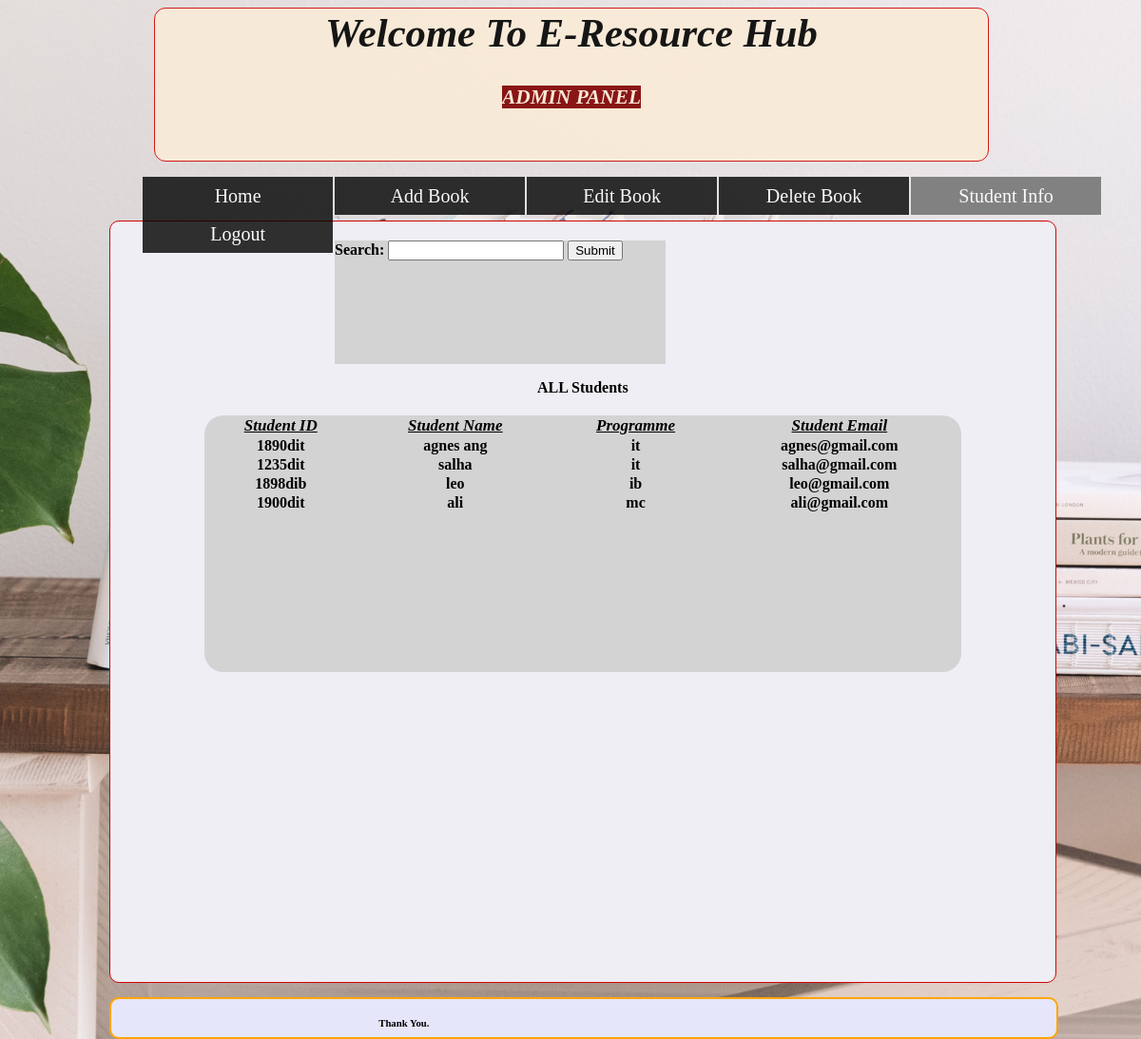
/studentinfo.php, run on the app's committed database.
### tables this page shows
CREATE TABLE `student_registration` (
  `id` int(10) NOT NULL,
  `sid` varchar(100) NOT NULL,
  `type` varchar(10) NOT NULL DEFAULT 'student',
  `gender` varchar(10) NOT NULL,
  `name` varchar(50) NOT NULL,
  `programme` varchar(50) NOT NULL,
  `year` varchar(20) NOT NULL,
  `emailid` varchar(50) NOT NULL,
  `password` varchar(20) NOT NULL
);

### studentinfo.php (the view, shortened to what this page needs)
<?php
include("conn.php");
?>
<html>
<head>
</head>
<body>
    <div class="box">
     <table  style =" font-size:16pt"  align="center" width="100%" height="100%">
        <tr>
            <td style="color:black"><h1 align="center"><marquee><i>Welcome To E-Resource Hub</i>  </marquee></h1></td></tr>
        <tr>
          <td align="center"><b><i><mark style="color:antiquewhite;background-color: maroon">ADMIN PANEL</mark></i></b></td>
        </tr>
      </table>
    </div>
      <div class="nav">
        <ul>
          <li><a href="admin.php">Home</a></li>
          <li><a href="add_book.php">Add Book</a></li>
          <li><a href="edit_book.php">Edit Book</a></li>
            <li><a href="delbook.php">Delete Book</a></li>
	 <li><a style="background-color: dimgray" href="studentinfo.php">Student Info</a></li>
          <li><a href="index.php">Logout</a></li>
        </ul>
           </div>
    <br><br>
  <div class="boxtwo" style="border:solid 1px #CF0403;border-radius: 10px; width:84%; height:800px; margin-left:9%;margin-top:10px;background-color:#EFEEF4">
    <div class="main2">
      <form method="post">
        <label><b>Search:</b></label>
        <input type="text" name="search">
        <input type="submit" name="submit">
      </form>
    </div>
    <p style="text-align:center;color:black;font-weight:bold">ALL Students</p>
   <div class="main">
       <table>
                <tr>
                    <th>Student ID</th>
                    <th>Student Name</th>
                    <th>Programme</th>
                    <th>Student Email</th>
                </tr>
            <?php
           $data=mysqli_query($conn,"SELECT * FROM `student_registration` WHERE `student_registration`.`type`='student'");
	              while($row = mysqli_fetch_array($data))
	               {
                        echo "<tr>";
                        echo "<td>" ;echo $row["sid"]; echo "</td>";
                        echo "<td>";echo $row["name"]; echo "</td>";
                        echo "<td>"; echo $row["programme"]; echo "</td>";
                         echo "<td>"; echo $row["emailid"]; echo "</td>";
                    }?>
     </table>
    </div>
</div>
        <div  style="background-color:lavender; border:solid 2px orange;border-radius: 10px; width:84%; height:40px; margin-left:9%; margin-top:15px" >
          <marquee behavior="alternate" direction="right" loop="1" style="margin-right:38%" align="center"><h6 style="line-height:1px;">Thank You.</h6></marquee>
        </div>
    </body>
</html>

### studentinfo.php (style rules this page uses)
body { background-image: url("m.jpg"); height: 50%; background-position: center; background-repeat: no-repeat; background-size: cover; }
table { width: 100%; border-collapse: collapse; height: auto; text-align: center; color: black; font-weight: bold; }
th { font-size: 17px; text-decoration: underline; font-style: italic; }
.main { width: 80%; border-radius: 20px; overflow: auto; margin-left: 10%; margin-top: 2%; height:270px; background-color:lightgray; }
.main2 { width: 35%; border-radius: 0px; overflow: auto; margin-left: 10%; margin-top: 2%; height:130px; background-color:lightgray; }
.box { width:74%; height:160px; background-color: antiquewhite; background-size: cover; margin-left: 13%; opacity: .9; border:solid 1px #CF0403; border-radius: 12px; }
.boxtwo { background-color: wheat; border-radius:12px; }
ul { padding: 0 ; list-style: none; }
ul li { float: left; width: 200px; height: 40px; background-color: black; opacity: .8; line-height: 40px; text-align: center; font-size: 20px; margin-right: 2px; }
ul li a { text-decoration: none; color: white; display: block; }
.nav { padding-left:12%; }

### data on the page
student_registration: sid "1890dit", name "agnes ang", programme "it", emailid "agnes@gmail.com"
student_registration: sid "1235dit", name "salha", programme "it", emailid "salha@gmail.com"
student_registration: sid "1898dib", name "leo", programme "ib", emailid "leo@gmail.com"
student_registration: sid "1900dit", name "ali", programme "mc", emailid "ali@gmail.com"
